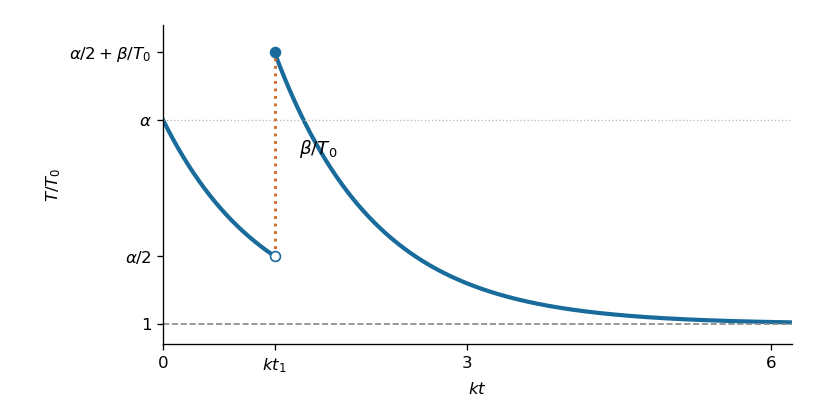

Write Python code to recreate this figure.
"""Draw the original cooling sketch. Run from the output directory.
Tested with Python 3.14.4, matplotlib 3.10.7 and NumPy 2.3.5.
"""
from pathlib import Path
import matplotlib
matplotlib.use('Agg')
import matplotlib.pyplot as plt
import numpy as np
alpha,beta=4.,3.
t1=np.log(2*(alpha-1)/(alpha-2))
a=np.linspace(0,t1,240);b=np.linspace(t1,6.2,500)
fig,ax=plt.subplots(figsize=(6.8,3.5),dpi=120,facecolor='white');ax.set_facecolor('white')
ax.plot(a,1+(alpha-1)*np.exp(-a),color='#196b9c',lw=2.5)
ax.plot(b,1+(alpha/2-1+beta)*np.exp(-(b-t1)),color='#196b9c',lw=2.5)
ax.plot([t1,t1],[alpha/2,alpha/2+beta],':',color='#d06928',lw=1.7)
ax.scatter([t1],[alpha/2],facecolors='white',edgecolors='#196b9c',s=35,zorder=4)
ax.scatter([t1],[alpha/2+beta],color='#196b9c',s=35,zorder=4)
ax.annotate('$\\beta/T_0$',xy=(t1,3.5),xytext=(t1+.24,3.5),fontsize=11)
ax.axhline(1,color='#888',ls='--',lw=1)
ax.axhline(alpha,color='#bbb',ls=':',lw=.8)
ax.set(xlim=(0,6.2),ylim=(.7,5.4),xlabel='$kt$',ylabel='$T/T_0$')
ax.set_xticks([0,t1,3,6],['0','$kt_1$','3','6'])
ax.set_yticks([1,2,4,5],['1','$\\alpha/2$','$\\alpha$','$\\alpha/2+\\beta/T_0$'])
ax.spines[['top','right']].set_visible(False)
fig.subplots_adjust(left=.2,right=.97,bottom=.18,top=.94)
fig.savefig('paper-2-cooling.png',facecolor='white',transparent=False)
plt.close(fig)
